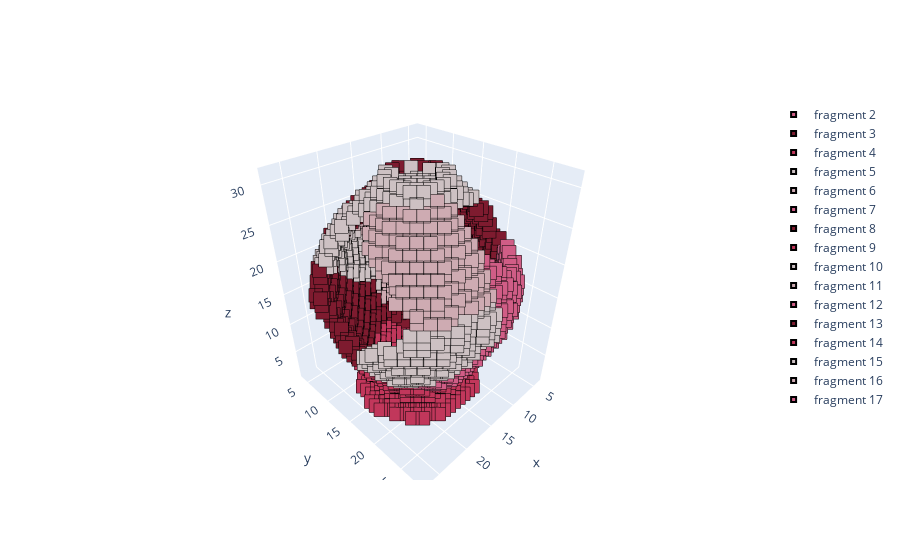
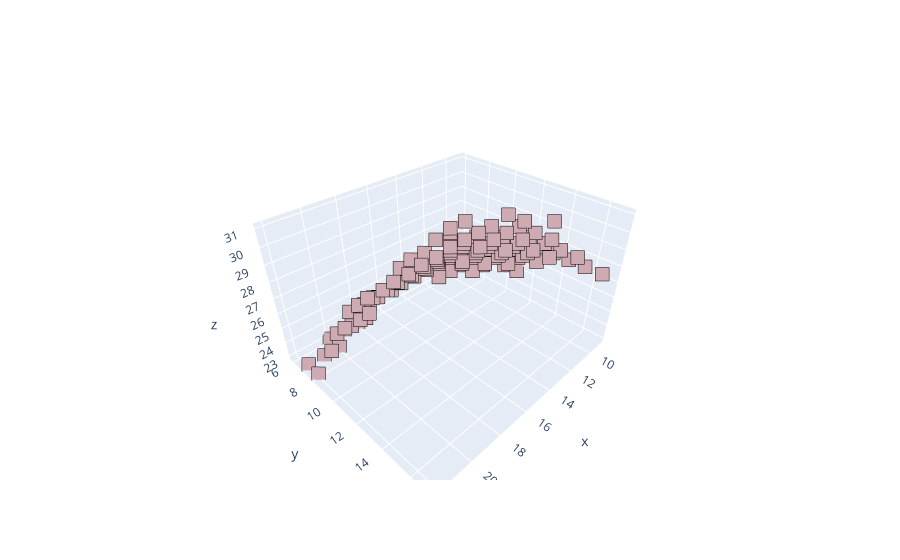

The notebook cell these images were saved under, in order:
### Code cell
dataset = FragmentDataset('./data', 'test', dim_size=RESOLUTION, use_cache=False)
N = dataset.__len__()
ID = 655
assert ID < N, f"ID {ID} exceeds dataset length {N}"

fractures = dataset.__getfractures__(ID)
print(fractures)
frag_id = fractures[2]
print(ID, frag_id)

gt, _, _, _ = dataset.__read_vox__(dataset.vox_files[ID])
frag, _ = dataset.__select_fragment_specific__(gt, [frag_id])

plot_frag(gt, './test_visualize_data/output/gt.png')
plot_frag(frag, './test_visualize_data/output/frag.png')

### Figure 1 — Plotly figure (JSON) as saved in the notebook; plotly's stock layout.template omitted (floating-point values rounded to 4 significant figures; data arrays with more than 128 entries replaced by an {"elided": "..."} marker saying what was removed)
{"data": [{"marker": {"color": "#ceabb2", "line": {"color": "black", "width": 2}, "size": 5, "symbol": "square"}, "mode": "markers", "name": "fragment 1", "type": "scatter3d", "x": [], "y": [], "z": []}, {"marker": {"color": "#d05d86", "line": {"color": "black", "width": 2}, "size": 5, "symbol": "square"}, "mode": "markers", "name": "fragment 2", "type": "scatter3d", "x": [5, 6, 6, 6, 6, 7, 7, 7, 7, 7, 7, 8, 8, 8, 8, 8, 9, 9, 9, 9, 9, 9, 9, 10, 10, 10, 10, 10, 11, 11, 11, 11, 11, 11, 11, 11, 12, 12, 12, 12, 12, 12, 12, 12, 12, 13, 13, 13, 13, 13, 13, 13, 13, 13, 13, 14, 14, 14, 14, 14, 14, 14, 14, 14, 14, 14, 14, 15, 15, 15, 15, 15, 15, 15, 15, 15], "y": [21, 22, 22, 22, 23, 23, 23, 23, 24, 24, 24, 24, 24, 25, 25, 25, 25, 25, 25, 25, 26, 26, 26, 25, 26, 26, 26, 26, 26, 26, 26, 26, 27, 27, 27, 27, 26, 26, 26, 27, 27, 27, 27, 27, 27, 26, 26, 27, 27, 27, 27, 27, 27, 27, 28, 25, 26, 26, 27, 27, 27, 27, 27, 27, 28, 28, 28, 25, 26, 26, 27, 27, 27, 28, 28, 28], "z": [20, 19, 20, 21, 19, 19, 20, 21, 18, 19, 20, 19, 20, 17, 18, 19, 17, 18, 19, 20, 17, 18, 19, 20, 17, 18, 19, 20, 16, 19, 20, 21, 16, 17, 18, 19, 15, 20, 21, 15, 16, 17, 18, 19, 20, 21, 22, 15, 16, 17, 18, 19, 20, 21, 18, 23, 22, 23, 16, 17, 18, 19, 20, 21, 17, 18, 19, 24, 22, 23, 19, 20, 21, 17, 18, 19]}, {"marker": {"color": "#7e1b2f", "line": {"color": "black", "width": 2}, "size": 5, "symbol": "square"}, "mode": "markers", "name": "fragment 3", "type": "scatter3d", "x": [9, 9, 9, 10, 10, 10, 10, 10, 10, 10, 10, 10, 10, 10, 11, 11, 11, 11, 11, 11, 11, 11, 11, 11, 11, 11, 11, 12, 12, 12, 12, 12, 12, 12, 12, 12, 12, 12, 12, 12, 12, 12, 13, 13, 13, 13, 13, 13, 13, 13, 13, 13, 13, 13, 13, 13, 14, 14, 14, 14, 14, 14, 14, 15, 15, 15, 15, 15, 15, 15, 15, 15, 15, 16, 16, 16, 16, 16, 16, 16, 16, 16, 16, 17, 17, 17, 17, 17, 17, 18, 18, 18, 18, 18, 18, 18, 19, 19, 19, 19, 19, 19, 19, 20, 20, 20, 20, 21, 21, 22, 22], "y": [10, 11, 11, 9, 10, 11, 11, 12, 13, 13, 14, 15, 16, 17, 8, 9, 9, 10, 10, 11, 11, 12, 13, 13, 14, 15, 16, 8, 8, 9, 9, 10, 11, 12, 12, 13, 13, 14, 14, 15, 15, 15, 8, 8, 9, 10, 10, 11, 11, 12, 12, 13, 13, 13, 14, 14, 8, 9, 10, 11, 12, 12, 13, 8, 8, 9, 9, 10, 11, 11, 12, 12, 13, 7, 8, 8, 9, 9, 10, 11, 11, 12, 12, 6, 7, 8, 9, 10, 11, 6, 6, 7, 7, 8, 9, 10, 6, 7, 7, 8, 8, 9, 9, 6, 7, 7, 8, 7, 8, 7, 8], "z": [25, 25, 26, 25, 26, 26, 27, 27, 27, 28, 28, 28, 28, 28, 25, 25, 26, 26, 27, 27, 28, 28, 28, 29, 29, 29, 29, 25, 26, 26, 27, 27, 28, 28, 29, 29, 30, 29, 30, 29, 30, 31, 25, 26, 27, 27, 28, 28, 29, 29, 30, 29, 30, 31, 30, 31, 26, 27, 28, 29, 29, 30, 30, 26, 27, 27, 28, 28, 29, 30, 30, 31, 30, 25, 26, 27, 27, 28, 28, 29, 30, 30, 31, 24, 25, 26, 27, 28, 29, 23, 24, 24, 25, 26, 27, 28, 23, 24, 25, 25, 26, 26, 27, 23, 23, 24, 25, 23, 24, 23, 23]}, {"marker": {"color": "#c1375b", "line": {"color": "black", "width": 2}, "size": 5, "symbol": "square"}, "mode": "markers", "name": "fragment 4", "type": "scatter3d", "x": {"elided": "204 int values"}, "y": {"elided": "204 int values"}, "z": {"elided": "204 int values"}}, {"marker": {"color": "#cdc1c3", "line": {"color": "black", "width": 2}, "size": 5, "symbol": "square"}, "mode": "markers", "name": "fragment 5", "type": "scatter3d", "x": {"elided": "138 int values"}, "y": {"elided": "138 int values"}, "z": {"elided": "138 int values"}}, {"marker": {"color": "#ceabb2", "line": {"color": "black", "width": 2}, "size": 5, "symbol": "square"}, "mode": "markers", "name": "fragment 6", "type": "scatter3d", "x": [5, 5, 5, 5, 5, 6, 6, 6, 6, 6, 6, 6, 6, 6, 6, 6, 6, 6, 7, 7, 7, 7, 7, 7, 7, 7, 7, 7, 7, 7, 7, 7, 8, 8, 8, 8, 8, 8, 8, 8, 8, 8, 8, 8, 8, 8, 9, 9, 9, 9, 9, 9, 9, 9, 9, 9, 9, 9, 9, 10, 10, 10, 10, 10, 10, 10, 10, 10, 10, 10, 10, 10, 11, 11, 11, 11, 11, 11, 11, 11, 11, 11, 12, 12, 12, 12, 12, 12, 12, 12, 12, 12, 12, 12, 13, 13, 13, 13, 13, 13, 13, 13, 13, 13, 13, 13, 13, 14, 14, 14, 14, 14, 14, 14, 14, 14, 15, 15, 15], "y": [12, 12, 13, 13, 14, 9, 10, 10, 11, 11, 11, 12, 12, 12, 13, 13, 13, 14, 8, 8, 9, 9, 9, 10, 10, 10, 11, 11, 12, 12, 12, 13, 7, 7, 8, 8, 8, 9, 9, 10, 10, 10, 11, 11, 11, 12, 6, 6, 7, 7, 7, 8, 8, 8, 9, 9, 10, 10, 11, 5, 6, 6, 6, 7, 7, 8, 8, 8, 9, 9, 10, 10, 5, 5, 6, 6, 7, 7, 8, 8, 9, 9, 4, 5, 5, 5, 6, 6, 7, 7, 8, 8, 9, 9, 4, 4, 5, 5, 5, 6, 6, 6, 7, 7, 7, 8, 8, 4, 4, 5, 5, 5, 6, 6, 7, 7, 6, 6, 7], "z": [14, 15, 13, 14, 13, 15, 14, 15, 13, 14, 15, 12, 13, 14, 11, 12, 13, 12, 15, 16, 13, 14, 15, 12, 13, 14, 11, 12, 10, 11, 12, 11, 15, 16, 13, 14, 15, 12, 13, 10, 11, 12, 9, 10, 11, 10, 15, 16, 13, 14, 15, 11, 12, 13, 10, 11, 9, 10, 9, 16, 14, 15, 16, 12, 13, 10, 11, 12, 9, 10, 8, 9, 15, 16, 13, 14, 11, 12, 9, 10, 8, 9, 16, 14, 15, 16, 12, 13, 10, 11, 8, 9, 7, 8, 15, 16, 13, 14, 15, 11, 12, 13, 9, 10, 11, 8, 9, 15, 16, 13, 14, 15, 11, 12, 9, 10, 10, 11, 10]}, {"marker": {"color": "#d05d86", "line": {"color": "black", "width": 2}, "size": 5, "symbol": "square"}, "mode": "markers", "name": "fragment 7", "type": "scatter3d", "x": [10, 10, 10, 11, 11, 11, 11, 11, 11, 12, 12, 12, 12, 12, 12, 12, 12, 12, 12, 12, 12, 13, 13, 13, 13, 13, 13, 13, 13, 13, 13, 13, 13, 14, 14, 14, 14, 14, 14, 14, 14, 14, 14, 14, 14, 14, 15, 15, 15, 15, 15, 15, 15, 15, 15, 15, 15, 15, 15, 16, 16, 16, 16, 16, 16, 16, 16, 16, 16, 16, 16, 16, 17, 17, 17, 17, 17, 17, 17, 17, 17, 17, 17, 18, 18, 18, 18, 18, 18, 18, 18, 19, 19, 19, 19, 19, 19, 20, 20, 20, 20, 20, 21, 21], "y": [22, 22, 23, 22, 22, 23, 23, 24, 24, 22, 22, 23, 23, 24, 24, 24, 25, 25, 25, 26, 26, 22, 23, 23, 24, 24, 25, 25, 25, 26, 26, 26, 27, 22, 23, 23, 23, 24, 24, 25, 25, 26, 26, 26, 27, 27, 22, 23, 23, 24, 24, 25, 25, 26, 26, 27, 27, 27, 28, 22, 22, 23, 23, 24, 24, 25, 25, 26, 26, 26, 27, 27, 22, 22, 23, 23, 24, 24, 25, 25, 26, 26, 27, 22, 23, 23, 24, 24, 24, 25, 25, 22, 22, 23, 23, 24, 24, 21, 22, 22, 23, 23, 21, 22], "z": [8, 9, 10, 7, 8, 9, 10, 10, 11, 6, 7, 8, 9, 9, 10, 11, 11, 12, 13, 13, 14, 6, 7, 8, 9, 10, 10, 11, 12, 12, 13, 14, 14, 6, 6, 7, 8, 8, 9, 10, 11, 12, 13, 14, 14, 15, 6, 6, 7, 8, 9, 10, 11, 12, 13, 14, 15, 16, 16, 5, 6, 6, 7, 8, 9, 10, 11, 11, 12, 13, 14, 15, 5, 6, 6, 7, 8, 9, 10, 11, 12, 13, 14, 6, 7, 8, 8, 9, 10, 10, 11, 6, 7, 7, 8, 9, 10, 6, 7, 8, 8, 9, 7, 8]}, {"marker": {"color": "#7e1b2f", "line": {"color": "black", "width": 2}, "size": 5, "symbol": "square"}, "mode": "markers", "name": "fragment 8", "type": "scatter3d", "x": [4, 4, 4, 4, 4, 4, 4, 4, 4, 4, 4, 4, 4, 4, 4, 4, 4, 4, 4, 4, 4, 4, 4, 4, 4, 4, 4, 4, 4, 4, 4, 4, 4, 4, 4, 4, 4, 4, 5, 5, 5, 5, 5, 5, 5, 5, 5, 5, 5, 5, 5, 5, 5, 5, 5, 5, 5, 5, 5, 5, 5, 5, 5, 5, 5, 5, 5, 5, 6, 6, 6, 6, 6, 6, 6, 6, 6, 6, 6, 6, 6, 6, 6, 6, 6, 7, 7, 7, 7, 7, 7, 7, 7, 7, 7, 7, 7, 7, 7, 7, 7, 8, 8, 8, 8, 8, 8, 8, 8, 8, 8, 8, 8, 9, 9, 9, 9, 9, 9, 9, 9, 9], "y": [12, 12, 13, 13, 13, 13, 14, 14, 14, 14, 14, 15, 15, 15, 15, 15, 15, 16, 16, 16, 16, 16, 16, 17, 17, 17, 17, 17, 17, 18, 18, 18, 18, 18, 19, 19, 19, 20, 12, 12, 12, 12, 13, 13, 13, 14, 14, 14, 15, 15, 15, 16, 16, 16, 16, 17, 17, 17, 18, 18, 18, 19, 19, 19, 20, 20, 20, 20, 12, 12, 13, 13, 14, 14, 15, 15, 16, 16, 17, 17, 18, 18, 18, 19, 19, 12, 12, 13, 13, 14, 14, 15, 15, 16, 16, 17, 17, 18, 18, 19, 19, 11, 12, 13, 13, 14, 15, 16, 17, 18, 18, 19, 19, 12, 13, 13, 14, 15, 16, 17, 18, 19], "z": [18, 19, 17, 18, 19, 20, 16, 17, 18, 19, 20, 15, 16, 17, 18, 19, 20, 15, 16, 17, 18, 19, 20, 15, 16, 17, 18, 19, 20, 16, 17, 18, 19, 20, 17, 18, 19, 18, 18, 19, 20, 21, 20, 21, 22, 20, 21, 22, 15, 21, 22, 14, 15, 21, 22, 15, 21, 22, 20, 21, 22, 19, 20, 21, 18, 19, 20, 21, 22, 23, 22, 23, 23, 24, 23, 24, 23, 24, 23, 24, 22, 23, 24, 22, 23, 23, 24, 24, 25, 24, 25, 24, 25, 24, 25, 24, 25, 24, 25, 24, 25, 25, 25, 25, 26, 26, 26, 26, 26, 25, 26, 25, 26, 26, 26, 27, 27, 27, 27, 27, 27, 26]}, {"marker": {"color": "#c1375b", "line": {"color": "black", "width": 2}, "size": 5, "symbol": "square"}, "mode": "markers", "name": "fragment 9", "type": "scatter3d", "x": [13, 13, 14, 14, 14, 14, 14, 14, 14, 14, 15, 15, 15, 15, 15, 15, 15, 15, 16, 16, 16, 16, 16, 16, 16, 16, 16, 17, 17, 17, 17, 17, 17, 17, 17, 18, 18, 18, 18, 18, 18, 18, 18, 18, 19, 19, 19, 19, 19, 19, 19, 19, 19, 20, 20, 20, 20, 20, 20, 20, 20, 20, 20, 20, 21, 21, 21, 21, 21, 21, 21, 21, 21, 21, 21, 21, 21, 21, 21, 22, 22, 22, 22, 22, 22, 22, 22, 22, 22, 23, 23, 23], "y": [8, 9, 8, 9, 9, 9, 10, 10, 10, 10, 8, 9, 9, 9, 10, 10, 10, 10, 8, 9, 9, 9, 9, 10, 10, 10, 10, 8, 9, 9, 9, 10, 10, 10, 10, 8, 9, 9, 10, 10, 10, 10, 10, 11, 9, 9, 10, 10, 10, 10, 11, 11, 11, 9, 10, 10, 11, 11, 11, 11, 11, 12, 12, 12, 10, 11, 11, 12, 12, 12, 12, 12, 13, 13, 13, 13, 14, 14, 14, 11, 12, 12, 13, 13, 13, 14, 14, 14, 14, 12, 13, 14], "z": [1, 1, 1, 1, 5, 6, 2, 3, 4, 5, 1, 1, 5, 6, 2, 3, 4, 5, 1, 1, 2, 5, 6, 2, 3, 4, 5, 1, 1, 5, 6, 2, 3, 4, 5, 1, 1, 6, 1, 2, 3, 4, 5, 3, 1, 6, 1, 2, 5, 6, 2, 3, 4, 1, 1, 6, 1, 2, 3, 4, 5, 2, 3, 4, 1, 1, 6, 1, 2, 4, 5, 6, 2, 3, 4, 5, 2, 3, 4, 1, 1, 6, 1, 5, 6, 1, 2, 4, 5, 1, 1, 1]}, {"marker": {"color": "#cdc1c3", "line": {"color": "black", "width": 2}, "size": 5, "symbol": "square"}, "mode": "markers", "name": "fragment 10", "type": "scatter3d", "x": {"elided": "168 int values"}, "y": {"elided": "168 int values"}, "z": {"elided": "168 int values"}}, {"marker": {"color": "#ceabb2", "line": {"color": "black", "width": 2}, "size": 5, "symbol": "square"}, "mode": "markers", "name": "fragment 11", "type": "scatter3d", "x": {"elided": "144 int values"}, "y": {"elided": "144 int values"}, "z": {"elided": "144 int values"}}, {"marker": {"color": "#d05d86", "line": {"color": "black", "width": 2}, "size": 5, "symbol": "square"}, "mode": "markers", "name": "fragment 12", "type": "scatter3d", "x": [4, 4, 4, 5, 5, 5, 5, 5, 5, 5, 5, 5, 5, 5, 5, 5, 5, 5, 5, 5, 6, 6, 6, 6, 6, 6, 6, 6, 6, 6, 6, 6, 6, 6, 7, 7, 7, 7, 7, 7, 7, 7, 7, 7, 7, 7, 7, 7, 7, 8, 8, 8, 8, 8, 8, 8, 8, 8, 8, 8, 8, 8, 8, 8, 9, 9, 9, 9, 9, 9, 9, 9, 9, 9, 9, 9, 10, 10, 10, 10, 10, 10, 10, 10, 10, 11, 11, 11, 11, 11, 12, 12, 12, 13, 13, 13, 14], "y": [12, 13, 14, 10, 10, 10, 10, 11, 11, 11, 11, 11, 11, 12, 12, 13, 14, 14, 15, 15, 8, 8, 8, 9, 9, 9, 9, 9, 10, 10, 10, 10, 11, 11, 7, 7, 7, 8, 8, 8, 8, 8, 9, 9, 9, 10, 10, 11, 11, 6, 6, 6, 7, 7, 7, 7, 7, 8, 8, 9, 9, 10, 10, 11, 6, 6, 6, 6, 7, 7, 7, 8, 8, 9, 9, 10, 5, 5, 6, 6, 7, 7, 8, 8, 9, 5, 6, 7, 7, 8, 6, 7, 7, 6, 7, 7, 7], "z": [17, 16, 15, 16, 17, 18, 19, 15, 16, 17, 18, 19, 20, 16, 17, 15, 14, 15, 13, 14, 17, 18, 19, 16, 17, 18, 19, 20, 16, 19, 20, 21, 21, 22, 17, 18, 19, 17, 18, 19, 20, 21, 20, 21, 22, 22, 23, 23, 24, 17, 18, 19, 17, 18, 19, 20, 21, 21, 22, 22, 23, 23, 24, 24, 17, 18, 19, 20, 20, 21, 22, 22, 23, 23, 24, 24, 17, 18, 20, 21, 22, 23, 23, 24, 24, 17, 22, 23, 24, 24, 23, 23, 24, 24, 24, 25, 25]}, {"marker": {"color": "#7e1b2f", "line": {"color": "black", "width": 2}, "size": 5, "symbol": "square"}, "mode": "markers", "name": "fragment 13", "type": "scatter3d", "x": {"elided": "193 int values"}, "y": {"elided": "193 int values"}, "z": {"elided": "193 int values"}}, {"marker": {"color": "#c1375b", "line": {"color": "black", "width": 2}, "size": 5, "symbol": "square"}, "mode": "markers", "name": "fragment 14", "type": "scatter3d", "x": [17, 17, 17, 17, 17, 17, 17, 18, 18, 18, 18, 18, 18, 18, 18, 19, 19, 19, 19, 19, 19, 19, 19, 19, 20, 20, 20, 20, 20, 20, 20, 20, 20, 21, 21, 21, 21, 21, 21, 21, 21, 21, 21, 21, 21, 21, 21, 21, 21, 21, 21, 21, 22, 22, 22, 22, 22, 22, 22, 22, 22, 22, 22, 22, 22, 22, 22, 22, 22, 22, 22, 22, 22, 22, 22, 22, 22, 22, 22, 22, 23, 23, 23, 23, 23, 23, 23, 23, 23, 23, 23, 23, 23, 23, 23, 23, 23, 23, 24, 24, 24, 24, 24, 24, 24, 24, 24, 24, 24, 24, 25, 25, 25, 25], "y": [21, 21, 21, 22, 22, 22, 23, 21, 21, 21, 21, 22, 22, 22, 23, 20, 20, 21, 21, 21, 21, 21, 22, 23, 19, 19, 20, 20, 20, 20, 21, 21, 22, 15, 15, 16, 17, 17, 18, 18, 18, 19, 19, 19, 19, 19, 20, 20, 20, 21, 21, 22, 14, 15, 15, 15, 15, 15, 16, 16, 16, 16, 16, 17, 17, 17, 17, 17, 17, 18, 18, 18, 18, 19, 19, 19, 20, 20, 20, 21, 13, 14, 14, 15, 15, 15, 16, 16, 16, 17, 17, 17, 18, 18, 18, 18, 19, 19, 14, 15, 15, 15, 16, 16, 16, 16, 17, 17, 17, 18, 15, 16, 16, 17], "z": [2, 3, 4, 1, 2, 4, 1, 2, 3, 4, 5, 1, 2, 5, 1, 3, 4, 1, 2, 3, 4, 5, 1, 1, 3, 4, 2, 3, 4, 5, 1, 5, 1, 3, 4, 3, 3, 4, 2, 3, 4, 1, 2, 3, 4, 5, 1, 5, 6, 1, 6, 1, 6, 1, 2, 3, 4, 5, 1, 2, 3, 4, 5, 1, 2, 3, 4, 5, 6, 1, 2, 5, 6, 1, 6, 7, 1, 6, 7, 1, 7, 6, 7, 1, 6, 7, 1, 6, 7, 1, 6, 7, 1, 6, 7, 8, 1, 7, 8, 1, 8, 9, 1, 7, 8, 9, 1, 8, 9, 8, 9, 9, 10, 9]}, {"marker": {"color": "#cdc1c3", "line": {"color": "black", "width": 2}, "size": 5, "symbol": "square"}, "mode": "markers", "name": "fragment 15", "type": "scatter3d", "x": [14, 14, 15, 15, 15, 15, 15, 15, 15, 15, 15, 16, 16, 16, 16, 16, 16, 16, 16, 16, 17, 17, 17, 17, 17, 17, 17, 17, 17, 18, 18, 18, 18, 18, 18, 18, 18, 18, 18, 19, 19, 19, 19, 19, 19, 19, 19, 19, 19, 20, 20, 20, 20, 20, 20, 20, 20, 20, 20, 20, 21, 21, 21, 21, 21, 21, 21, 21, 22, 22, 22, 22, 22, 22, 22, 22, 23, 23, 23, 23, 23, 23, 23, 24, 24, 24, 24, 24, 24, 25, 25, 25], "y": [4, 4, 4, 4, 4, 4, 4, 5, 5, 5, 6, 4, 4, 4, 4, 4, 4, 4, 5, 5, 4, 4, 4, 4, 4, 4, 4, 5, 5, 4, 4, 4, 4, 4, 4, 5, 5, 5, 5, 4, 4, 4, 4, 4, 5, 5, 5, 5, 6, 4, 4, 4, 5, 5, 5, 5, 5, 5, 6, 6, 5, 5, 5, 5, 6, 6, 6, 7, 5, 5, 6, 6, 6, 6, 7, 7, 6, 6, 7, 7, 8, 8, 9, 7, 8, 8, 9, 9, 10, 9, 10, 10], "z": [17, 18, 15, 16, 17, 18, 19, 12, 13, 14, 12, 14, 15, 16, 17, 18, 19, 20, 13, 14, 15, 16, 17, 18, 19, 20, 21, 14, 21, 15, 16, 17, 18, 19, 20, 14, 15, 21, 22, 16, 17, 18, 19, 20, 15, 20, 21, 22, 22, 17, 18, 19, 16, 17, 18, 19, 20, 21, 21, 22, 17, 18, 19, 20, 20, 21, 22, 22, 18, 19, 18, 19, 20, 21, 21, 22, 19, 20, 20, 21, 22, 23, 23, 20, 20, 21, 22, 23, 23, 21, 21, 22]}, {"marker": {"color": "#ceabb2", "line": {"color": "black", "width": 2}, "size": 5, "symbol": "square"}, "mode": "markers", "name": "fragment 16", "type": "scatter3d", "x": [10, 10, 10, 11, 11, 11, 11, 11, 11, 12, 12, 12, 12, 12, 12, 12, 13, 13, 13, 13, 13, 13, 13, 13, 13, 14, 14, 14, 14, 14, 14, 14, 15, 15, 15, 15, 15, 15, 15, 15, 16, 16, 16, 16, 16, 16, 17, 17], "y": [5, 5, 6, 4, 5, 5, 5, 5, 6, 4, 4, 4, 5, 5, 5, 6, 4, 4, 4, 4, 5, 5, 5, 6, 6, 4, 4, 5, 5, 6, 6, 7, 4, 4, 5, 5, 5, 6, 6, 7, 4, 5, 5, 5, 6, 6, 5, 6], "z": [19, 20, 19, 18, 18, 19, 20, 21, 21, 17, 18, 19, 19, 20, 21, 22, 17, 18, 19, 20, 20, 21, 22, 22, 23, 19, 20, 21, 22, 23, 24, 24, 20, 21, 21, 22, 23, 23, 24, 25, 21, 21, 22, 23, 23, 24, 22, 23]}, {"marker": {"color": "#d05d86", "line": {"color": "black", "width": 2}, "size": 5, "symbol": "square"}, "mode": "markers", "name": "fragment 17", "type": "scatter3d", "x": [4, 4, 5, 5, 5, 5, 5, 5, 5, 5, 5, 5, 5, 5, 5, 5, 5, 5, 5, 5, 5, 6, 6, 6, 6, 6, 6, 6, 6, 6, 6, 6, 6, 6, 6, 6, 6, 6, 6, 6, 6, 6, 7, 7, 7, 7, 7, 7, 7, 7, 7, 7, 7, 7, 7, 7, 7, 7, 8, 8, 8, 8, 8, 8, 8, 8, 8, 8, 8, 8, 9, 9, 9, 9, 9, 9, 9, 9, 9, 9, 10, 10, 10, 10, 10, 10, 10, 10, 10, 11, 11, 11, 11, 11, 11], "y": [18, 19, 16, 17, 17, 18, 18, 18, 19, 19, 19, 20, 20, 20, 20, 21, 21, 21, 21, 22, 22, 16, 17, 17, 18, 18, 18, 19, 19, 20, 20, 20, 21, 21, 21, 22, 22, 22, 22, 23, 23, 23, 18, 18, 19, 19, 20, 20, 21, 21, 22, 22, 23, 23, 23, 23, 24, 24, 20, 21, 21, 22, 22, 22, 23, 23, 24, 24, 24, 25, 21, 22, 22, 23, 23, 24, 24, 25, 25, 25, 23, 24, 24, 24, 25, 25, 25, 26, 26, 24, 25, 25, 25, 26, 26], "z": [15, 16, 13, 13, 14, 13, 14, 15, 14, 15, 16, 14, 15, 16, 17, 16, 17, 18, 19, 17, 18, 12, 11, 12, 11, 12, 13, 12, 13, 12, 13, 14, 13, 14, 15, 15, 16, 17, 18, 16, 17, 18, 10, 11, 10, 11, 11, 12, 12, 13, 13, 14, 14, 15, 16, 17, 16, 17, 10, 10, 11, 11, 12, 13, 13, 14, 14, 15, 16, 16, 10, 10, 11, 11, 12, 13, 14, 14, 15, 16, 11, 11, 12, 13, 13, 14, 15, 15, 16, 12, 12, 13, 14, 14, 15]}], "layout": {}}

### Figure 2 — Plotly figure (JSON) as saved in the notebook; plotly's stock layout.template omitted (floating-point values rounded to 4 significant figures)
{"data": [{"marker": {"color": "#ceabb2", "line": {"color": "black", "width": 2}, "size": 5, "symbol": "square"}, "mode": "markers", "name": "fragment 1", "type": "scatter3d", "x": [9, 9, 9, 10, 10, 10, 10, 10, 10, 10, 10, 10, 10, 10, 11, 11, 11, 11, 11, 11, 11, 11, 11, 11, 11, 11, 11, 12, 12, 12, 12, 12, 12, 12, 12, 12, 12, 12, 12, 12, 12, 12, 13, 13, 13, 13, 13, 13, 13, 13, 13, 13, 13, 13, 13, 13, 14, 14, 14, 14, 14, 14, 14, 15, 15, 15, 15, 15, 15, 15, 15, 15, 15, 16, 16, 16, 16, 16, 16, 16, 16, 16, 16, 17, 17, 17, 17, 17, 17, 18, 18, 18, 18, 18, 18, 18, 19, 19, 19, 19, 19, 19, 19, 20, 20, 20, 20, 21, 21, 22, 22], "y": [10, 11, 11, 9, 10, 11, 11, 12, 13, 13, 14, 15, 16, 17, 8, 9, 9, 10, 10, 11, 11, 12, 13, 13, 14, 15, 16, 8, 8, 9, 9, 10, 11, 12, 12, 13, 13, 14, 14, 15, 15, 15, 8, 8, 9, 10, 10, 11, 11, 12, 12, 13, 13, 13, 14, 14, 8, 9, 10, 11, 12, 12, 13, 8, 8, 9, 9, 10, 11, 11, 12, 12, 13, 7, 8, 8, 9, 9, 10, 11, 11, 12, 12, 6, 7, 8, 9, 10, 11, 6, 6, 7, 7, 8, 9, 10, 6, 7, 7, 8, 8, 9, 9, 6, 7, 7, 8, 7, 8, 7, 8], "z": [25, 25, 26, 25, 26, 26, 27, 27, 27, 28, 28, 28, 28, 28, 25, 25, 26, 26, 27, 27, 28, 28, 28, 29, 29, 29, 29, 25, 26, 26, 27, 27, 28, 28, 29, 29, 30, 29, 30, 29, 30, 31, 25, 26, 27, 27, 28, 28, 29, 29, 30, 29, 30, 31, 30, 31, 26, 27, 28, 29, 29, 30, 30, 26, 27, 27, 28, 28, 29, 30, 30, 31, 30, 25, 26, 27, 27, 28, 28, 29, 30, 30, 31, 24, 25, 26, 27, 28, 29, 23, 24, 24, 25, 26, 27, 28, 23, 24, 25, 25, 26, 26, 27, 23, 23, 24, 25, 23, 24, 23, 23]}, {"marker": {"color": "#d05d86", "line": {"color": "black", "width": 2}, "size": 5, "symbol": "square"}, "mode": "markers", "name": "fragment 2", "type": "scatter3d", "x": [], "y": [], "z": []}, {"marker": {"color": "#7e1b2f", "line": {"color": "black", "width": 2}, "size": 5, "symbol": "square"}, "mode": "markers", "name": "fragment 3", "type": "scatter3d", "x": [], "y": [], "z": []}, {"marker": {"color": "#c1375b", "line": {"color": "black", "width": 2}, "size": 5, "symbol": "square"}, "mode": "markers", "name": "fragment 4", "type": "scatter3d", "x": [], "y": [], "z": []}, {"marker": {"color": "#cdc1c3", "line": {"color": "black", "width": 2}, "size": 5, "symbol": "square"}, "mode": "markers", "name": "fragment 5", "type": "scatter3d", "x": [], "y": [], "z": []}, {"marker": {"color": "#ceabb2", "line": {"color": "black", "width": 2}, "size": 5, "symbol": "square"}, "mode": "markers", "name": "fragment 6", "type": "scatter3d", "x": [], "y": [], "z": []}, {"marker": {"color": "#d05d86", "line": {"color": "black", "width": 2}, "size": 5, "symbol": "square"}, "mode": "markers", "name": "fragment 7", "type": "scatter3d", "x": [], "y": [], "z": []}, {"marker": {"color": "#7e1b2f", "line": {"color": "black", "width": 2}, "size": 5, "symbol": "square"}, "mode": "markers", "name": "fragment 8", "type": "scatter3d", "x": [], "y": [], "z": []}, {"marker": {"color": "#c1375b", "line": {"color": "black", "width": 2}, "size": 5, "symbol": "square"}, "mode": "markers", "name": "fragment 9", "type": "scatter3d", "x": [], "y": [], "z": []}, {"marker": {"color": "#cdc1c3", "line": {"color": "black", "width": 2}, "size": 5, "symbol": "square"}, "mode": "markers", "name": "fragment 10", "type": "scatter3d", "x": [], "y": [], "z": []}, {"marker": {"color": "#ceabb2", "line": {"color": "black", "width": 2}, "size": 5, "symbol": "square"}, "mode": "markers", "name": "fragment 11", "type": "scatter3d", "x": [], "y": [], "z": []}, {"marker": {"color": "#d05d86", "line": {"color": "black", "width": 2}, "size": 5, "symbol": "square"}, "mode": "markers", "name": "fragment 12", "type": "scatter3d", "x": [], "y": [], "z": []}, {"marker": {"color": "#7e1b2f", "line": {"color": "black", "width": 2}, "size": 5, "symbol": "square"}, "mode": "markers", "name": "fragment 13", "type": "scatter3d", "x": [], "y": [], "z": []}, {"marker": {"color": "#c1375b", "line": {"color": "black", "width": 2}, "size": 5, "symbol": "square"}, "mode": "markers", "name": "fragment 14", "type": "scatter3d", "x": [], "y": [], "z": []}, {"marker": {"color": "#cdc1c3", "line": {"color": "black", "width": 2}, "size": 5, "symbol": "square"}, "mode": "markers", "name": "fragment 15", "type": "scatter3d", "x": [], "y": [], "z": []}, {"marker": {"color": "#ceabb2", "line": {"color": "black", "width": 2}, "size": 5, "symbol": "square"}, "mode": "markers", "name": "fragment 16", "type": "scatter3d", "x": [], "y": [], "z": []}, {"marker": {"color": "#d05d86", "line": {"color": "black", "width": 2}, "size": 5, "symbol": "square"}, "mode": "markers", "name": "fragment 17", "type": "scatter3d", "x": [], "y": [], "z": []}], "layout": {}}
